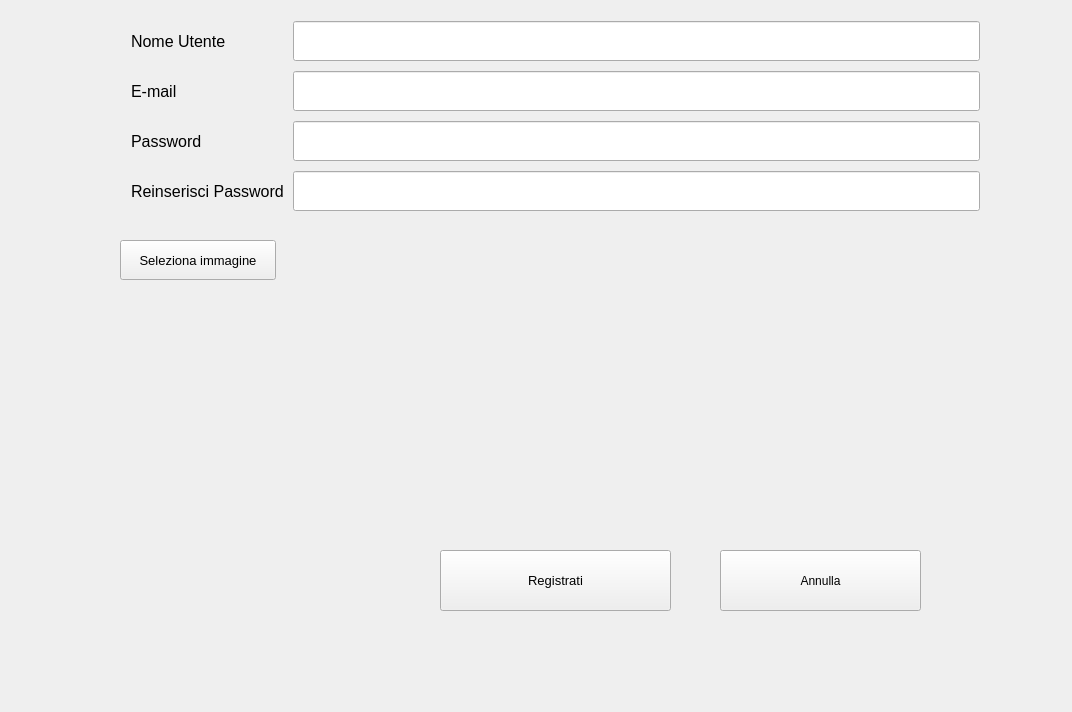
<?xml version="1.0" encoding="UTF-8"?>
<ui version="4.0">
 <class>NewAccount</class>
 <widget class="QMainWindow" name="NewAccount">
  <property name="geometry">
   <rect>
    <x>0</x>
    <y>0</y>
    <width>1072</width>
    <height>712</height>
   </rect>
  </property>
  <property name="windowTitle">
   <string>NewAccount</string>
  </property>
  <widget class="QWidget" name="centralWidget">
   <widget class="QWidget" name="formLayoutWidget">
    <property name="geometry">
     <rect>
      <x>120</x>
      <y>10</y>
      <width>871</width>
      <height>211</height>
     </rect>
    </property>
    <layout class="QFormLayout" name="formLayout">
     <property name="sizeConstraint">
      <enum>QLayout::SetMinimumSize</enum>
     </property>
     <property name="horizontalSpacing">
      <number>9</number>
     </property>
     <property name="verticalSpacing">
      <number>10</number>
     </property>
     <item row="1" column="0">
      <widget class="QLabel" name="nicknameLabel">
       <property name="minimumSize">
        <size>
         <width>150</width>
         <height>40</height>
        </size>
       </property>
       <property name="font">
        <font>
         <pointsize>12</pointsize>
        </font>
       </property>
       <property name="text">
        <string>Nome Utente</string>
       </property>
      </widget>
     </item>
     <item row="1" column="1">
      <widget class="QLineEdit" name="nickNameLine">
       <property name="minimumSize">
        <size>
         <width>0</width>
         <height>40</height>
        </size>
       </property>
      </widget>
     </item>
     <item row="2" column="0">
      <widget class="QLabel" name="emailLabel">
       <property name="minimumSize">
        <size>
         <width>150</width>
         <height>40</height>
        </size>
       </property>
       <property name="font">
        <font>
         <pointsize>12</pointsize>
        </font>
       </property>
       <property name="text">
        <string>E-mail</string>
       </property>
      </widget>
     </item>
     <item row="2" column="1">
      <widget class="QLineEdit" name="emailLine">
       <property name="minimumSize">
        <size>
         <width>0</width>
         <height>40</height>
        </size>
       </property>
      </widget>
     </item>
     <item row="3" column="0">
      <widget class="QLabel" name="passwordLabel">
       <property name="minimumSize">
        <size>
         <width>150</width>
         <height>40</height>
        </size>
       </property>
       <property name="font">
        <font>
         <pointsize>12</pointsize>
        </font>
       </property>
       <property name="text">
        <string>Password</string>
       </property>
      </widget>
     </item>
     <item row="3" column="1">
      <widget class="QLineEdit" name="passwordLine">
       <property name="minimumSize">
        <size>
         <width>0</width>
         <height>40</height>
        </size>
       </property>
       <property name="echoMode">
        <enum>QLineEdit::Password</enum>
       </property>
      </widget>
     </item>
     <item row="4" column="0">
      <widget class="QLabel" name="rePasswordLabel">
       <property name="minimumSize">
        <size>
         <width>150</width>
         <height>40</height>
        </size>
       </property>
       <property name="font">
        <font>
         <pointsize>12</pointsize>
        </font>
       </property>
       <property name="text">
        <string>Reinserisci Password</string>
       </property>
      </widget>
     </item>
     <item row="4" column="1">
      <widget class="QLineEdit" name="rePasswordLine">
       <property name="minimumSize">
        <size>
         <width>0</width>
         <height>40</height>
        </size>
       </property>
       <property name="echoMode">
        <enum>QLineEdit::Password</enum>
       </property>
      </widget>
     </item>
    </layout>
   </widget>
   <widget class="QPushButton" name="submit">
    <property name="geometry">
     <rect>
      <x>440</x>
      <y>550</y>
      <width>231</width>
      <height>61</height>
     </rect>
    </property>
    <property name="font">
     <font>
      <pointsize>10</pointsize>
     </font>
    </property>
    <property name="text">
     <string>Registrati</string>
    </property>
   </widget>
   <widget class="QLabel" name="crop">
    <property name="geometry">
     <rect>
      <x>100</x>
      <y>480</y>
      <width>175</width>
      <height>175</height>
     </rect>
    </property>
    <property name="minimumSize">
     <size>
      <width>175</width>
      <height>175</height>
     </size>
    </property>
    <property name="maximumSize">
     <size>
      <width>175</width>
      <height>16777215</height>
     </size>
    </property>
    <property name="text">
     <string/>
    </property>
    <property name="scaledContents">
     <bool>true</bool>
    </property>
   </widget>
   <widget class="QLabel" name="imageLabel">
    <property name="geometry">
     <rect>
      <x>310</x>
      <y>230</y>
      <width>355</width>
      <height>200</height>
     </rect>
    </property>
    <property name="minimumSize">
     <size>
      <width>0</width>
      <height>200</height>
     </size>
    </property>
    <property name="maximumSize">
     <size>
      <width>355</width>
      <height>200</height>
     </size>
    </property>
    <property name="text">
     <string/>
    </property>
   </widget>
   <widget class="QPushButton" name="selectImageButton">
    <property name="geometry">
     <rect>
      <x>120</x>
      <y>240</y>
      <width>156</width>
      <height>40</height>
     </rect>
    </property>
    <property name="minimumSize">
     <size>
      <width>150</width>
      <height>40</height>
     </size>
    </property>
    <property name="font">
     <font>
      <pointsize>10</pointsize>
     </font>
    </property>
    <property name="text">
     <string>Seleziona immagine</string>
    </property>
   </widget>
   <widget class="QPushButton" name="cancel">
    <property name="geometry">
     <rect>
      <x>720</x>
      <y>550</y>
      <width>201</width>
      <height>61</height>
     </rect>
    </property>
    <property name="text">
     <string>Annulla</string>
    </property>
   </widget>
  </widget>
 </widget>
 <layoutdefault spacing="6" margin="11"/>
 <resources/>
 <connections/>
</ui>
